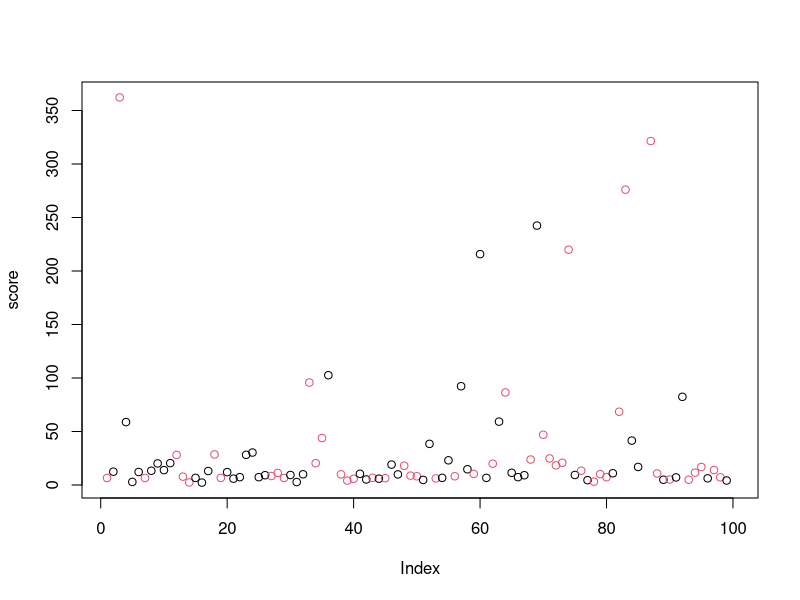
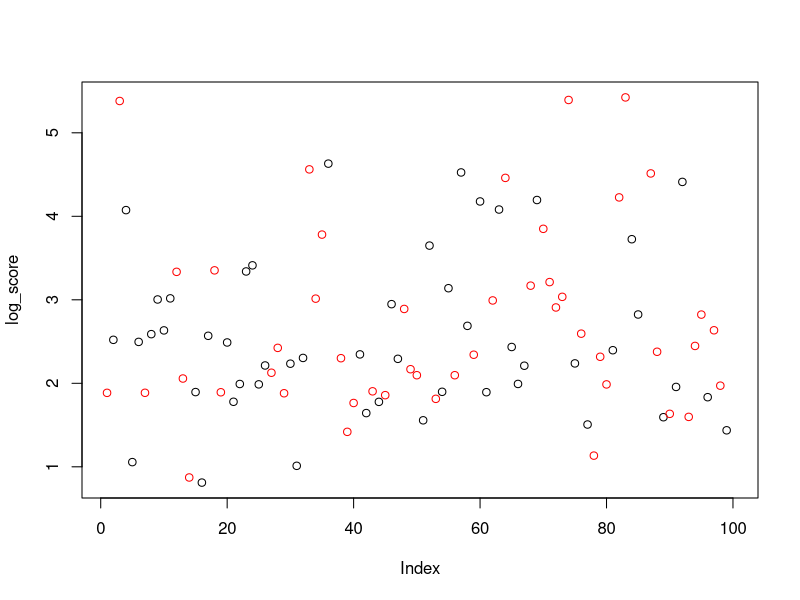
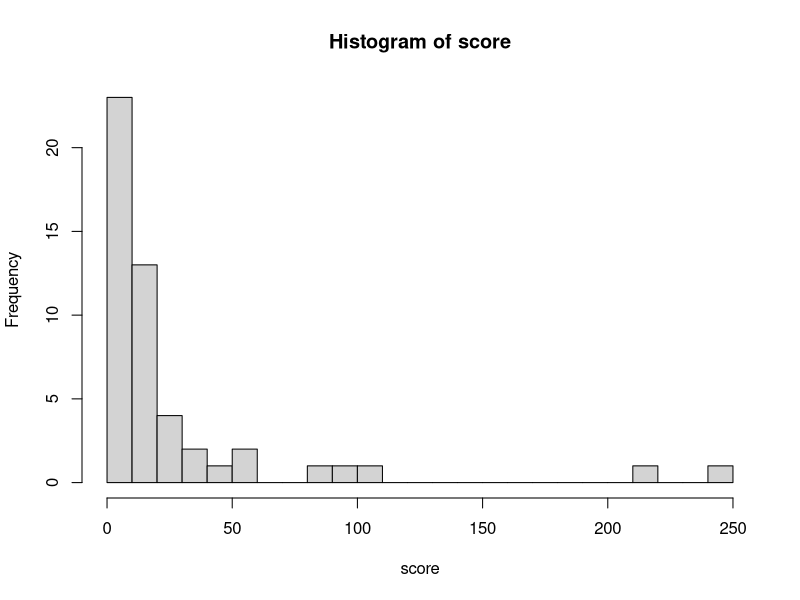
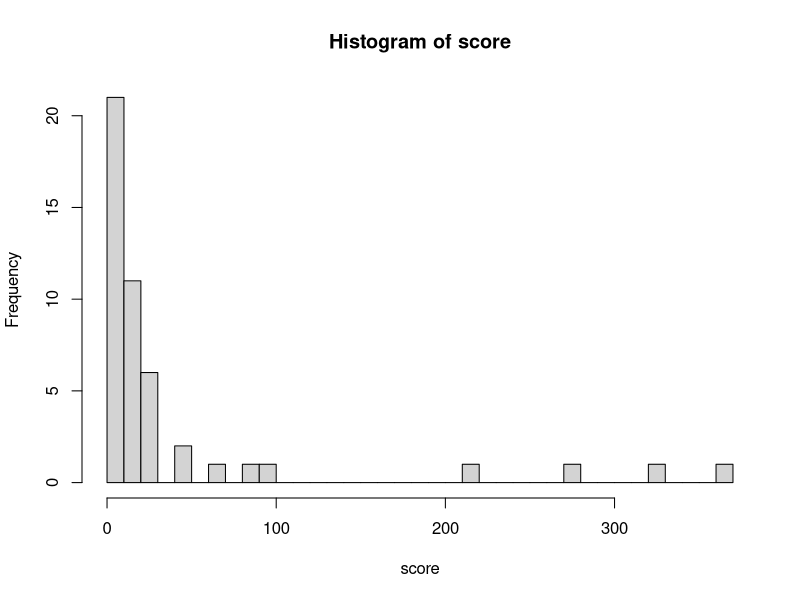

The R script that drew these images, in order:
## ---- chunk 1
library(data.table)
library(dplyr)
library(rjson)
#library(knitr)
## ---- chunk 2
# Read in the correct bounding cooridinates
pilot_d <- fread("../data/experiment_1/experiment_1_results.csv")

# Remove bad image where bounding box not available
pilot_d <- pilot_d[ImageId != "https://kstonedev.s3-us-west-2.amazonaws.com/W241/openimages/104b3a47edc67285.jpg",]
pilot_d <- pilot_d[ImageId != "https://kstonedev.s3-us-west-2.amazonaws.com/W241/openimages/1002f337f91b7932.jpg",]
pilot_d <- pilot_d[ImageId != "https://kstonedev.s3-us-west-2.amazonaws.com/W241/openimages/1271622877a21c47.jpg",]



pilot_d[, log_bounding_box_score := log(bounding_box_score)]


head(pilot_d)
## ---- chunk 3
worker_mean_score <- pilot_d[, .(score = mean(bounding_box_score), log_score = mean(log_bounding_box_score), in_treatment = as.integer(median(in_treatment))), keyby=WorkerId]

worker_mean_score[, plot(score, col=(in_treatment+1))]
worker_mean_score[, plot(log_score, col=c("black", "red")[in_treatment+1])]

worker_mean_score[in_treatment==0, hist(score, breaks=30)]
worker_mean_score[in_treatment==1, hist(score, breaks=30)]

library(Hmisc)
summary(pilot_d[, ])

## ---- chunk 4
pilot_d[, mean(bounding_box_score, na.rm=T), keyby=in_treatment]

#mod <- pilot_d[bounding_box_score < 50, lm(bounding_box_score ~ in_treatment+bound_size)]
mod <- pilot_d[, lm(bounding_box_score ~ in_treatment)]
summary(mod)

#t.test(pilot_d[in_treatment == 1, bounding_box_score], pilot_d[in_treatment == 0, bounding_box_score])

## ---- chunk 5
mod <- pilot_d[, lm(bounding_box_score ~ WorkTimeInSeconds)]
summary(mod)
## ---- chunk 6
pilot_d[, mean(WorkTimeInSeconds, na.rm=T), keyby=in_treatment]

mod <- pilot_d[, lm(WorkTimeInSeconds ~ in_treatment)]
summary(mod)

## ---- chunk 7
mod <- worker_mean_score[score < 100, lm(score ~ in_treatment)]
summary(mod)
## ---- chunk 8
pilot_d[, mean(WorkTimeInSeconds)]
## ---- chunk 9
pilot_d[, .N, keyby=WorkerId]
## ---- chunk 10

pilot_d[, sum(in_treatment)]
## ---- chunk 11

pilot_d[, mean(bounding_box_score), keyby=ImageId]
## ---- chunk 12
pilot_d[, .N, keyby=WorkerId]

## ---- chunk 13
mod <- pilot_d[(in_treatment==0 & bounding_box_score < 600) | in_treatment==1, lm(bounding_box_score ~ in_treatment+bound_size)]
summary(mod)
